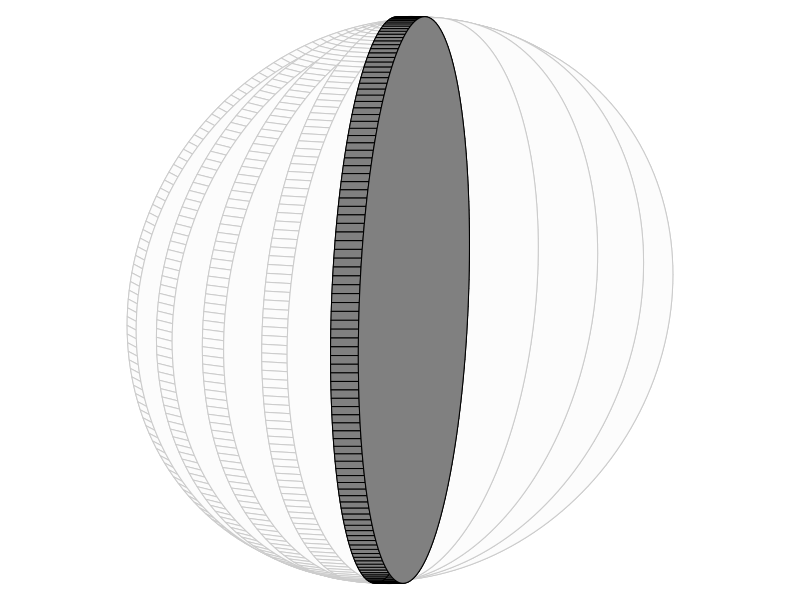

Reproduce this figure in R.
## ---- chunk 1
n = 200
ass_link = "https://bart.instructure.com/courses/1314/assignments/21872"
doc_link = "https://chadworley.github.io/a2/u02/project_coin_spin/project_coin_spin.html"
form_link = "https://docs.google.com/forms/d/e/1FAIpQLSdG_HX7rZdUa2xWwHYhvYFyTWdIX1cc96Tn_EvaMCuCqcvLZg/viewform?usp=sf_link"
sheet_link = "https://docs.google.com/spreadsheets/d/1tQe_KXYcLMPUujmhEXb0yZLVSZyaEa_hjwoxx3716cQ/edit?usp=sharing"
## ---- chunk 2
par(mar=c(0,0,0,0),pty="s")
plot(0,0,"n",xlim=c(-1,1),ylim=c(-1,1),ann=F,axes=F)
drawcoin = function(w=0.01,th=0,lincol="black",fillcol="white"){
    thes = seq(0,2*pi,pi/100)
    x1s = cos(thes)
    y1s = sin(thes)
    z1s = rep(-w/2,length(x1s))
    x2s = cos(thes)
    y2s = sin(thes)
    z2s = rep(w/2,length(x2s))
    p1s = matrix(c(x1s,y1s,z1s),3,byrow = T)
    p2s = matrix(c(x2s,y2s,z2s),3,byrow = T)
    R = matrix(c(cos(th),0,sin(th),
                 0,1,0,
                 -sin(th),0,cos(th)),3,byrow=T)
    P = matrix(c(1,0,-0.2,
                 0,1,-0.2),2,byrow=T)
    
    res1 = P %*% R %*% p1s
    res2 = P %*% R %*% p2s
    
    polygon(res1[1,],res1[2,],col=fillcol,border=lincol)
    for(i in 1:(length(res1[1,])-1)){
        polygon(c(res1[1,i],res1[1,i+1],res2[1,i+1],res2[1,i]),
                c(res1[2,i],res1[2,i+1],res2[2,i+1],res2[2,i]),
                col=fillcol,border=lincol
                )
    }
    polygon(res2[1,],res2[2,],col=fillcol,border=lincol)
}

ths = c(pi/6,pi/4,pi/3,5*pi/12,pi/2)

ghostfill = rgb(0.99,0.99,0.99)
ghostline = rgb(0.8,0.8,0.8)
solidfill = rgb(0.5,0.5,0.5)
solidline = rgb(0,0,0)

fills = c(rep(ghostfill,length(ths)-1),solidfill)
lines = c(rep(ghostline,length(ths)-1),solidline)

for(i in 1:length(ths)){
    drawcoin(0.1,ths[i],lines[i],fills[i])
}

## ---- chunk 3
lets = LETTERS
for(ai in LETTERS){
    for(aj in LETTERS){
        lets = c(lets,paste0(ai,aj,collapse=""))
    }
}
GR = lets[n]
GT = lets[n+2]
